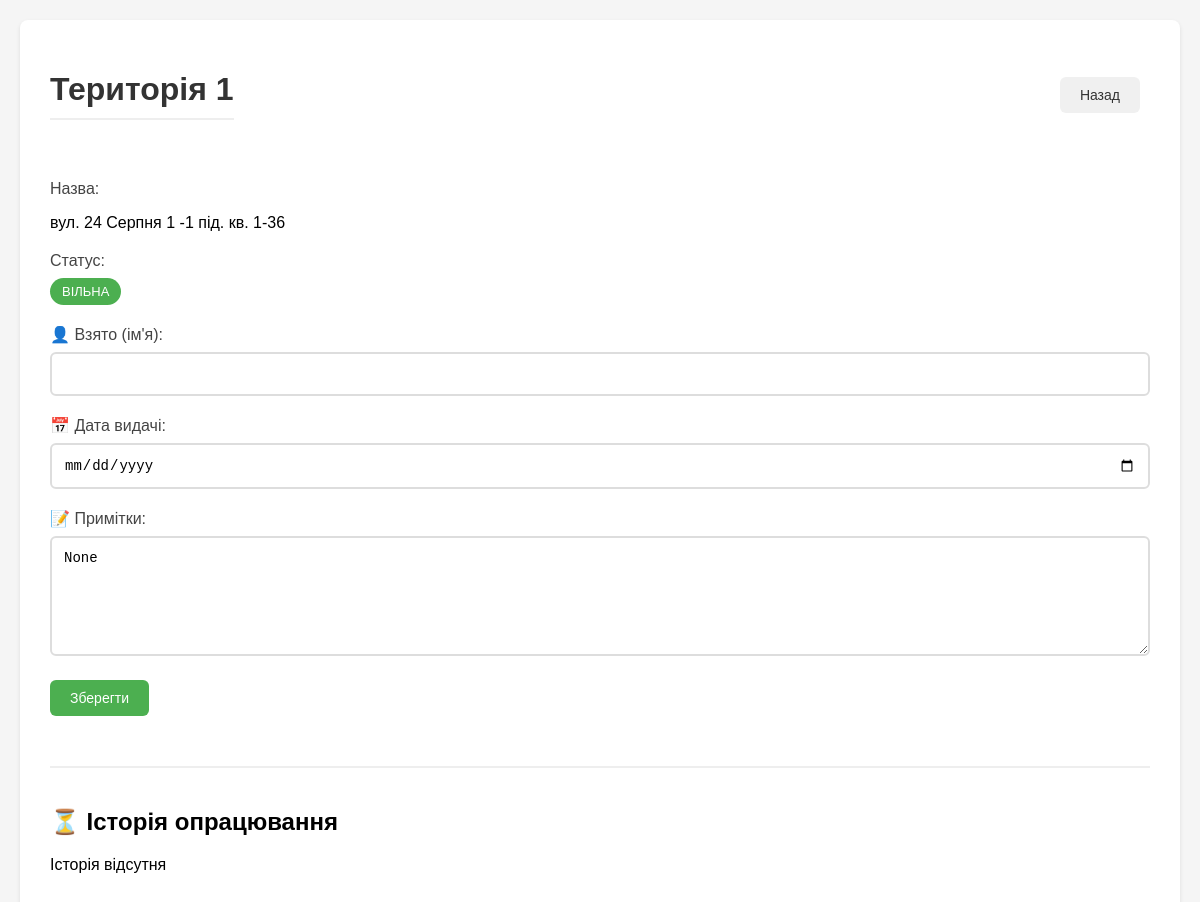
Page /update/1 (signed in) on the committed database.
### tables this page shows
CREATE TABLE "territories" (
                id INTEGER PRIMARY KEY,
                name TEXT,
                custom_name TEXT,
                status TEXT,
                taken_by TEXT,
                date_taken TEXT,
                date_due TEXT,
                notes TEXT
            );

### app.py (the view, shortened to what this page needs)
@app.route('/update/<territory_id>', methods=['GET', 'POST'])
def update_territory(territory_id):
    if not session.get('logged_in'):
        return redirect(url_for('login'))
    if request.method == 'POST' and session.get('role') != 'admin':
        return "Немає прав для редагування", 403
    try:
        territory_id = int(territory_id)
    except ValueError:
        return "Неправильний формат номера території", 400
    try:
        territory = db.get_territory(territory_id)
        if not territory:
            return "Територію не знайдено", 404
        history = db.get_territory_history(territory_id)
        now = datetime.now()
        return render_template('update.html',
                            territory=territory,
                            history=history,
                            now=now,
                            is_admin=(session.get('role') == 'admin'))
    except Exception as e:
        logger.error(f"Помилка при отриманні даних території {territory_id}: {str(e)}")
        return f"Помилка при отриманні даних території: {str(e)}", 500

### app.py (called while the page is built)
@app.context_processor
def utility_processor():
    return dict(get_full_url=get_full_url)

### templates/update.html (shortened to what this page needs)
<!DOCTYPE html>
<html lang="uk">
<head>
    <link rel="stylesheet" href="{{ url_for('static', filename='css/style.css') }}">
</head>
<body>
    <div class="container">
        <div class="header-actions">
            <h1>Територія {{ territory['id'] }}</h1>
            <a href="{{ url_for('index') }}" class="btn btn-secondary">Назад</a>
        </div>
        <div class="territory-info-section">
            <div class="form-group">
                <label>Назва:</label>
                <p class="info-text">{{ territory['name'] or '' }}</p>
            </div>
            <div class="form-group">
                <label>Статус:</label>
                <span class="status-label {% if territory['status'] == 'Взято' %}status-taken{% else %}status-free{% endif %}">
                    {{ territory['status'] or 'Вільна' }}
                </span>
            </div>
            {% if is_admin %}
            <form method="POST" class="edit-form">
                <div class="form-group">
                    <label for="taken_by">👤 Взято (ім'я):</label>
                    <input type="text" id="taken_by" name="taken_by" value="{{ territory['taken_by'] or '' }}" class="form-control">
                </div>
                <div class="form-group">
                    <label for="date_taken">📅 Дата видачі:</label>
                    <input type="date" id="date_taken" name="date_taken"
                           value="{% if territory['date_taken'] %}{{ territory['date_taken'].split('.')[2] }}-{{ territory['date_taken'].split('.')[1] }}-{{ territory['date_taken'].split('.')[0] }}{% endif %}"
                           class="form-control">
                </div>
                <div class="form-group">
                    <label for="notes">📝 Примітки:</label>
                    <textarea id="notes" name="notes" class="form-control">{{ territory['notes'] or '' }}</textarea>
                </div>
                <button type="submit" class="btn btn-primary">Зберегти</button>
            </form>
            {% endif %}
        </div>
        <div class="history-section">
            <div class="history-header">
                <h2>⏳ Історія опрацювання</h2>
            </div>
            {% if history %}
                {% for record in history %}
                <div class="history-item">
                    <p><strong>👤 Взято:</strong> {{ record['taken_by'] or '' }}</p>
                    <p><strong>📅 Дата видачі:</strong> {{ record['date_taken'] or '' }}</p>
                    <p><strong>✅ Фактична дата здачі:</strong> {{ record['date_returned'] or '' }}</p>
                </div>
                {% endfor %}
            {% else %}
                <p class="no-history">Історія відсутня</p>
            {% endif %}
        </div>
    </div>
</body>
</html>

### static/css/style.css (style rules this page uses)
body { font-family: Arial, sans-serif; margin: 0; padding: 20px; background-color: #f5f5f5; }
.container { max-width: 1200px; margin: 0 auto; background: white; padding: 30px; border-radius: 8px; box-shadow: 0 2px 4px rgba(0,0,0,0.1); }
h1 { color: #333; margin-bottom: 30px; padding-bottom: 10px; border-bottom: 2px solid #eee; }
label, h2 { display: flex !important; align-items: center; gap: 8px; }
.btn { display: inline-block; padding: 10px 20px; border: none; border-radius: 6px; cursor: pointer; text-decoration: none; font-size: 14px; font-weight: 500; transition: all 0.2s ease; margin-right: 10px; margin-bottom: 10px; }
.btn-primary { background: #4CAF50; color: white; }
.btn-secondary { background: #f0f0f0; color: #333; }
.form-group { margin-bottom: 20px; }
label { display: block; margin-bottom: 8px; color: #444; font-weight: 500; }
input[type="text"], input[type="date"], textarea { width: 100%; padding: 12px; border: 2px solid #ddd; border-radius: 6px; box-sizing: border-box; font-size: 14px; transition: border-color 0.2s ease; }
textarea { height: 120px; resize: vertical; }
.history-section { margin-top: 40px; padding-top: 20px; border-top: 2px solid #eee; }
.status-label { display: inline-block; padding: 6px 12px; border-radius: 20px; font-size: 13px; font-weight: 500; text-transform: uppercase; }
.status-free { background: #4CAF50; color: white; }
.header-actions { display: flex; justify-content: space-between; align-items: center; margin-bottom: 30px; }

### rows in the picture
territories: id "1", custom_name "вул. 24 Серпня 1 -1 під. кв. 1-36", status "ВІЛЬНА", notes "None"
